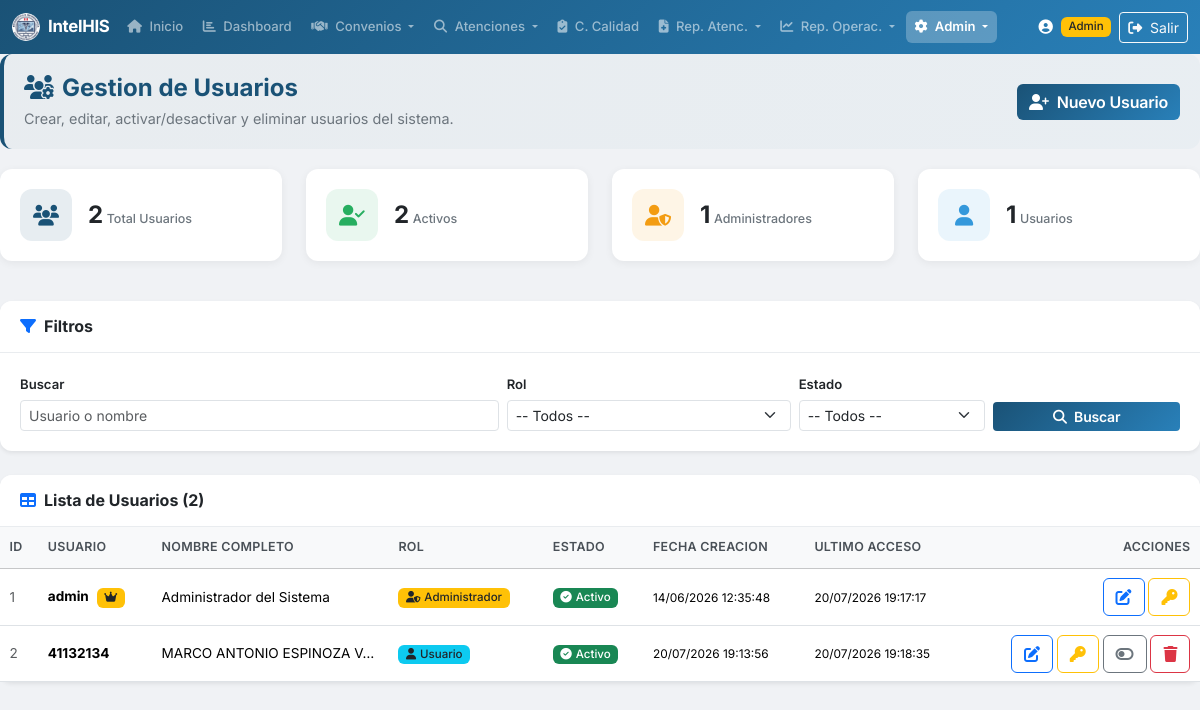
/usuarios.php (signed in), run on an earlier commit of the app's database.
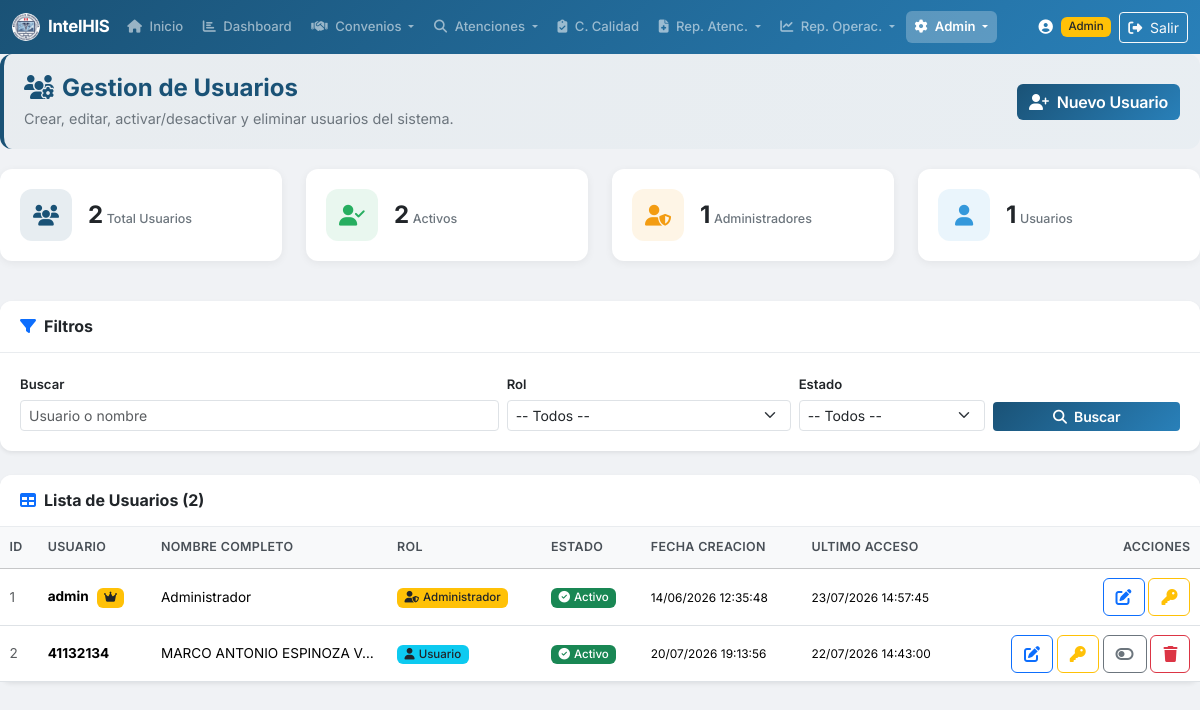
And on a later commit of the database.
### tables this page shows
CREATE TABLE `USUARIOS` (
  `id_usuario` int(11) NOT NULL,
  `usuario` varchar(50) NOT NULL,
  `password` varchar(255) NOT NULL,
  `nombre_completo` varchar(150) DEFAULT NULL,
  `rol` varchar(20) NOT NULL DEFAULT 'usuario' COMMENT 'admin o usuario',
  `estado` tinyint(1) NOT NULL DEFAULT 1,
  `fecha_creacion` datetime DEFAULT current_timestamp(),
  `ultimo_acceso` datetime DEFAULT NULL
);

### includes/functions.php (called while the page is built, shortened)
<?php
function clean($str) {
    return htmlspecialchars($str ?? '', ENT_QUOTES, 'UTF-8');
}
function formatDateTime($datetime) {
    $ts = strtotime($datetime);
    return $ts ? date('d/m/Y H:i:s', $ts) : $datetime;
}

### usuarios.php (the view, shortened to what the changed rows need)
<?php
require_once 'includes/functions.php';
$pdo = getDBConnection();
$where = "1=1";
$params = [];
$porPagina = 20;
$pagina = max(1, intval($_GET['pagina'] ?? 1));
$offset = ($pagina - 1) * $porPagina;
$dataSql = "SELECT id_usuario, usuario, nombre_completo, rol, estado, fecha_creacion, ultimo_acceso FROM USUARIOS WHERE {$where} ORDER BY id_usuario ASC LIMIT {$porPagina} OFFSET {$offset}";
$dataStmt = $pdo->prepare($dataSql);
$dataStmt->execute($params);
$usuarios = $dataStmt->fetchAll();
include 'includes/header.php';
?>
<div class="card shadow-sm">
    <div class="card-body p-0">
        <?php if (empty($usuarios)): ?>
            <div class="empty-state">
                <i class="fas fa-user-slash"></i>
                <h5>Sin usuarios</h5>
                <p>No se encontraron usuarios con los filtros seleccionados.</p>
            </div>
        <?php else: ?>
            <div class="table-responsive">
                <table class="table table-hover table-sm mb-0">
                    <thead class="table-light">
                        <tr>
                            <th>ID</th>
                            <th>Usuario</th>
                            <th>Nombre Completo</th>
                            <th>Rol</th>
                            <th>Estado</th>
                            <th>Fecha Creacion</th>
                            <th>Ultimo Acceso</th>
                            <th class="text-end">Acciones</th>
                        </tr>
                    </thead>
                    <tbody>
                        <?php foreach ($usuarios as $u): ?>
                        <tr>
                            <td class="text-muted"><?= (int)$u['id_usuario'] ?></td>
                            <td>
                                <strong><?= clean($u['usuario']) ?></strong>
                                <?php if ((int)$u['id_usuario'] === 1): ?>
                                    <span class="badge bg-warning text-dark ms-1" title="Administrador principal"><i class="fas fa-crown"></i></span>
                                <?php endif; ?>
                            </td>
                            <td><?= clean($u['nombre_completo']) ?></td>
                            <td>
                                <?php if ($u['rol'] === 'admin'): ?>
                                    <span class="badge bg-warning text-dark"><i class="fas fa-user-shield me-1"></i>Administrador</span>
                                <?php else: ?>
                                    <span class="badge bg-info text-dark"><i class="fas fa-user me-1"></i>Usuario</span>
                                <?php endif; ?>
                            </td>
                            <td>
                                <?php if ((int)$u['estado'] === 1): ?>
                                    <span class="badge bg-success"><i class="fas fa-check-circle me-1"></i>Activo</span>
                                <?php else: ?>
                                    <span class="badge bg-danger"><i class="fas fa-times-circle me-1"></i>Inactivo</span>
                                <?php endif; ?>
                            </td>
                            <td><small><?= formatDateTime($u['fecha_creacion']) ?></small></td>
                            <td><small><?= $u['ultimo_acceso'] ? formatDateTime($u['ultimo_acceso']) : '<span class="text-muted">Nunca</span>' ?></small></td>
                            <td class="text-end">
                                <button type="button" class="btn btn-xs btn-outline-primary"
                                        onclick='editarUsuario(<?= json_encode([
                                            "id_usuario" => (int)$u["id_usuario"],
                                            "usuario" => $u["usuario"],
                                            "nombre_completo" => $u["nombre_completo"],
                                            "rol" => $u["rol"],
                                            "estado" => (int)$u["estado"],
                                        ], JSON_HEX_TAG | JSON_HEX_AMP | JSON_HEX_APOS | JSON_HEX_QUOT) ?>)'>
                                    <i class="fas fa-edit" title="Editar"></i>
                                </button>
                                <button type="button" class="btn btn-xs btn-outline-warning"
                                        onclick='resetearClave(<?= (int)$u["id_usuario"] ?>, <?= json_encode($u["usuario"], JSON_HEX_TAG | JSON_HEX_AMP | JSON_HEX_APOS | JSON_HEX_QUOT) ?>)'>
                                    <i class="fas fa-key" title="Resetear clave"></i>
                                </button>
                                <?php if ((int)$u['id_usuario'] !== 1): ?>
                                <form method="POST" action="usuarios.php" class="d-inline" onsubmit="return confirm('¿Cambiar el estado de este usuario?');">
                                    <button type="submit" class="btn btn-xs btn-outline-<?= (int)$u['estado'] === 1 ? 'secondary' : 'success' ?>">
                                        <i class="fas fa-<?= (int)$u['estado'] === 1 ? 'toggle-off' : 'toggle-on' ?>" title="<?= (int)$u['estado'] === 1 ? 'Desactivar' : 'Activar' ?>"></i>
                                    </button>
                                </form>
                                <?php if ((int)$u['id_usuario'] !== (int)($_SESSION['usuario_id'] ?? 0)): ?>
                                <form method="POST" action="usuarios.php" class="d-inline" onsubmit="return confirm('¿ELIMINAR este usuario? Esta accion no se puede deshacer.');">
                                    <button type="submit" class="btn btn-xs btn-outline-danger">
                                        <i class="fas fa-trash" title="Eliminar"></i>
                                    </button>
                                </form>
                                <?php endif; ?>
                                <?php endif; ?>
                            </td>
                        </tr>
                        <?php endforeach; ?>
                    </tbody>
                </table>
            </div>
        <?php endif; ?>
    </div>
</div>
<?php include 'includes/footer.php'; ?>

What changed in the data, as far as the page shows it:
changed usuarios "admin": nombre_completo "Administrador del Sistema" → "Administrador"; ultimo_acceso "20/07/2026 19:17:17" → "23/07/2026 14:57:45"
changed usuarios "MARCO ANTONIO ESPINOZA V…": ultimo_acceso "20/07/2026 19:18:35" → "22/07/2026 14:43:00"
